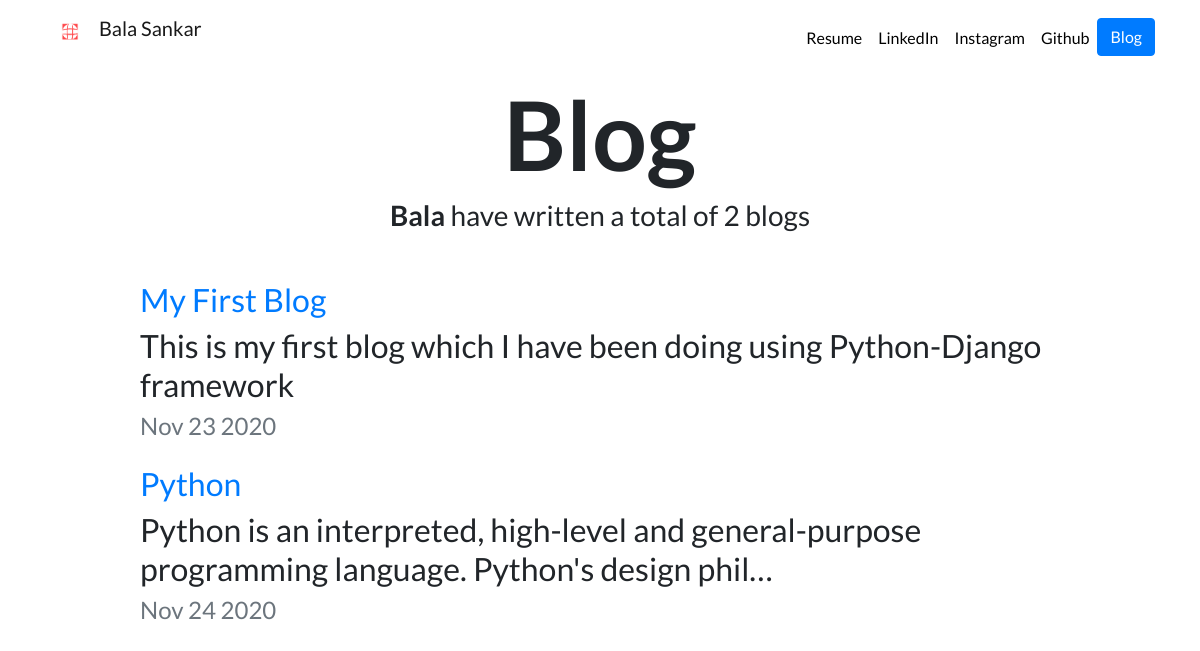
Page /blog/blogs on the committed database.
### blog/models.py (models this page shows, shortened)
class Blog(models.Model):
    title=models.CharField(max_length=100)
    description=models.TextField()
    date=models.DateField()

### blog/views.py (the view)
# urls.py: path('blogs',views.blog,name="blog"),
def blog(request):
    blogs=Blog.objects.all()
    return render(request,'blog/home.html',{'blogs':blogs})

### blog/templates/blog/home.html
{% extends 'portfolio/base.html' %}
{% block content %}
<h1 id="blogtitle" class="font-weight-bold text-center">Blog</h1>
<h3 class="text-center mb-5"><b>Bala</b> have written a total of {{blogs.count}} blog{{blogs.count| pluralize }} </h3>
{% for blog in blogs %}
<div class="row justify-content-center my-3">
<div class="col-md-10">
<a href={% url 'blog:detail' blog.id %}><h2>{{blog.title}}</h2></a>
<h2>{{blog.description|truncatechars:100}}</h2>
<h4 class='text-muted'>{{blog.date|date:'M d Y'}}</h4>
</div>
</div>
{% endfor %}
{% endblock %}

### portfolio/static/portfolio/custom.css (style rules this page uses)
body { font-family: 'Lato', sans-serif; }
#blogtitle { font-size: 6rem; }

### rows in the picture
Blog: title "My First Blog", description "This is my first blog which I have been doing using Python-Django framework", date "Nov 23 2020"
Blog: title "Python", description "Python is an interpreted, high-level and general-purpose programming language. Python's design phil…", date "Nov 24 2020"

### other values in the picture
{{ blogs.count }} "2"
{{ blogs.count| pluralize }} "s"
